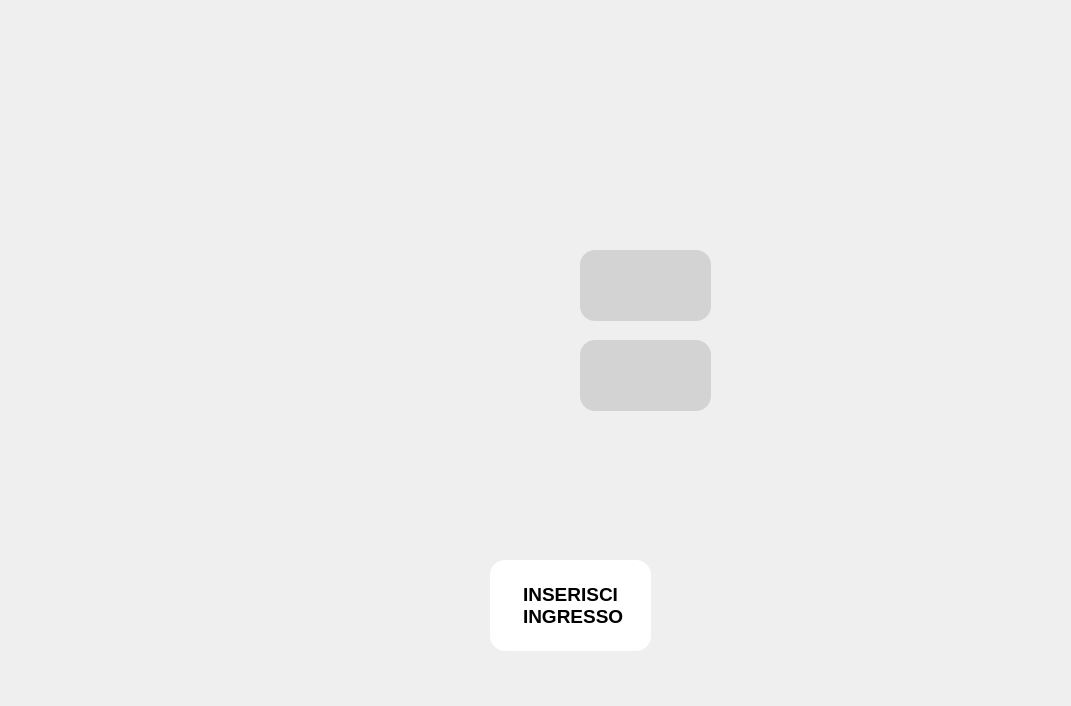
<?xml version="1.0" encoding="UTF-8"?>
<ui version="4.0">
 <class>GestisciIngressi</class>
 <widget class="QWidget" name="GestisciIngressi">
  <property name="geometry">
   <rect>
    <x>0</x>
    <y>0</y>
    <width>1071</width>
    <height>706</height>
   </rect>
  </property>
  <property name="minimumSize">
   <size>
    <width>1071</width>
    <height>706</height>
   </size>
  </property>
  <property name="maximumSize">
   <size>
    <width>1071</width>
    <height>706</height>
   </size>
  </property>
  <property name="windowTitle">
   <string>Gestisci Ingressi</string>
  </property>
  <widget class="QLabel" name="label">
   <property name="geometry">
    <rect>
     <x>0</x>
     <y>0</y>
     <width>1071</width>
     <height>706</height>
    </rect>
   </property>
   <property name="text">
    <string/>
   </property>
   <property name="pixmap">
    <pixmap>GestisciIngresso.png</pixmap>
   </property>
  </widget>
  <widget class="QLineEdit" name="ingressiConAbbonamento">
   <property name="geometry">
    <rect>
     <x>580</x>
     <y>250</y>
     <width>131</width>
     <height>71</height>
    </rect>
   </property>
   <property name="font">
    <font>
     <family>Arial</family>
     <pointsize>20</pointsize>
     <bold>true</bold>
    </font>
   </property>
   <property name="styleSheet">
    <string notr="true">color:black;
background-color: lightgrey;
border-radius: 15px;
</string>
   </property>
   <property name="text">
    <string/>
   </property>
   <property name="alignment">
    <set>Qt::AlignCenter</set>
   </property>
   <property name="readOnly">
    <bool>true</bool>
   </property>
  </widget>
  <widget class="QLineEdit" name="ingressiSenzaAbbonamento">
   <property name="geometry">
    <rect>
     <x>580</x>
     <y>340</y>
     <width>131</width>
     <height>71</height>
    </rect>
   </property>
   <property name="font">
    <font>
     <family>Arial</family>
     <pointsize>20</pointsize>
     <bold>true</bold>
    </font>
   </property>
   <property name="styleSheet">
    <string notr="true">color:black;
background-color: lightgrey;
border-radius: 15px;
</string>
   </property>
   <property name="alignment">
    <set>Qt::AlignCenter</set>
   </property>
   <property name="readOnly">
    <bool>true</bool>
   </property>
  </widget>
  <widget class="QPushButton" name="button_inserisciIngresso">
   <property name="geometry">
    <rect>
     <x>490</x>
     <y>560</y>
     <width>161</width>
     <height>91</height>
    </rect>
   </property>
   <property name="font">
    <font>
     <family>Arial</family>
     <pointsize>14</pointsize>
     <bold>true</bold>
    </font>
   </property>
   <property name="styleSheet">
    <string notr="true">color: black;
background-color: white;
border-radius: 15px;</string>
   </property>
   <property name="text">
    <string>INSERISCI 
 INGRESSO</string>
   </property>
  </widget>
 </widget>
 <resources>
  <include location="GestisciIngresso.qrc"/>
 </resources>
 <connections/>
</ui>
